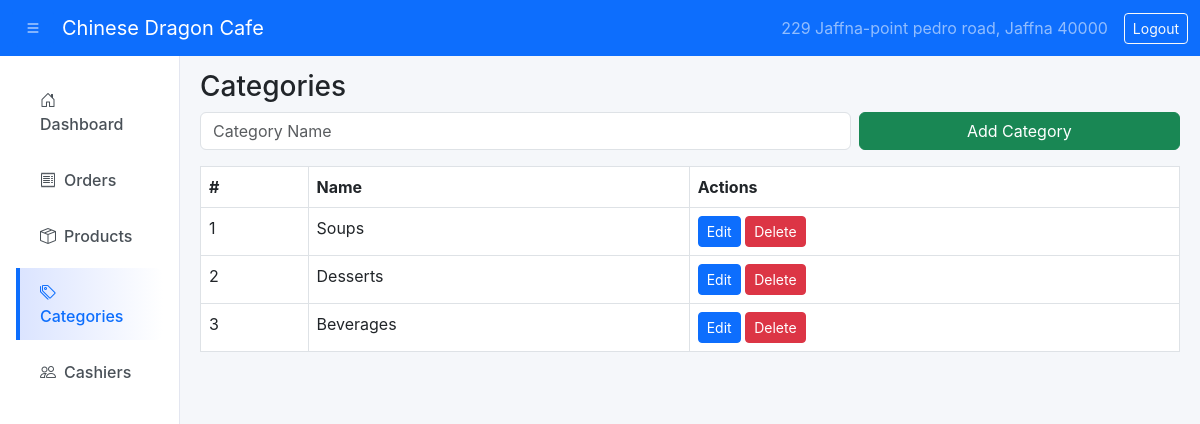
The page /categories.php (signed in) on the database its author committed.
### tables this page shows
CREATE TABLE `restaurants` (
  `id` int(11) NOT NULL,
  `restaurant_code` varchar(20) DEFAULT NULL,
  `request_id` int(11) DEFAULT NULL,
  `restaurant_name` varchar(150) NOT NULL,
  `address` text NOT NULL,
  `phone` varchar(20) NOT NULL,
  `logo` varchar(255) DEFAULT NULL,
  `password` varchar(255) NOT NULL,
  `status` enum('Active','Inactive') DEFAULT 'Active',
  `created_at` timestamp NOT NULL DEFAULT current_timestamp(),
  `expiry_alert_days` int(11) DEFAULT 7,
  `low_stock_alert` int(11) DEFAULT 10
);

CREATE TABLE `categories` (
  `id` int(11) NOT NULL,
  `restaurant_id` int(11) NOT NULL,
  `name` varchar(100) NOT NULL,
  `created_at` timestamp NOT NULL DEFAULT current_timestamp()
);

### categories.php (the view, shortened to what this page needs)
<?php
include "config.php";
$restaurant_id = $_SESSION['restaurant_id'];
$categories = $conn->query("SELECT * FROM categories WHERE restaurant_id=$restaurant_id ORDER BY id DESC");
$stmt = $conn->prepare("SELECT restaurant_name, address FROM restaurants WHERE id=?");
$stmt->bind_param("i", $restaurant_id);
$stmt->execute();
$restaurant = $stmt->get_result()->fetch_assoc();
$restaurantName = $restaurant['restaurant_name'] ?? "My Restaurant";
$restaurantAddress = $restaurant['address'] ?? "";
?>
<!DOCTYPE html>
<html lang="en">
<head>
<link href="https://cdn.jsdelivr.net/npm/bootstrap@5.3.0/dist/css/bootstrap.min.css" rel="stylesheet">
<link href="https://cdn.jsdelivr.net/npm/bootstrap-icons@1.10.5/font/bootstrap-icons.css" rel="stylesheet">
</head>
<body>
<nav class="navbar navbar-expand-lg navbar-dark bg-primary">
  <div class="container-fluid">
    <button class="btn btn-primary me-2" id="sidebarToggle"><i class="bi bi-list"></i></button>
    <a class="navbar-brand"><?=htmlspecialchars($restaurantName)?></a>
    <div class="ms-auto d-flex align-items-center">
      <span class="navbar-text me-3"><?=htmlspecialchars($restaurantAddress)?></span>
      <a href="logout_restaurant.php" class="btn btn-outline-light btn-sm">Logout</a>
    </div>
  </div>
</nav>
<div class="sidebar" id="sidebar">
    <ul class="nav flex-column">
        <li class="nav-item"><a href="restaurant_dashboard.php"><i class="bi bi-house-door me-2"></i>Dashboard</a></li>
        <li class="nav-item"><a href="orders.php"><i class="bi bi-receipt me-2"></i>Orders</a></li>
        <li class="nav-item"><a href="products.php"><i class="bi bi-box-seam me-2"></i>Products</a></li>
        <li class="nav-item"><a href="categories.php" class="active"><i class="bi bi-tags me-2"></i>Categories</a></li>
        <li class="nav-item"><a href="cashiers.php"><i class="bi bi-people me-2"></i>Cashiers</a></li>
    </ul>
</div>
<div class="main-content" id="mainContent">
    <h3>Categories</h3>
    <form method="POST" class="row g-2 mb-3">
        <div class="col-md-8">
            <input type="text" name="name" class="form-control" placeholder="Category Name" required>
        </div>
        <div class="col-md-4">
            <button type="submit" name="add_category" class="btn btn-success w-100">Add Category</button>
        </div>
    </form>
    <table class="table table-bordered">
    <thead>
        <tr>
            <th>#</th>
            <th>Name</th>
            <th>Actions</th>
        </tr>
    </thead>
    <tbody>
    <?php if($categories && $categories->num_rows > 0):
        $i=1;
        while($c = $categories->fetch_assoc()): ?>
    <tr>
        <td><?=$i++?></td>
        <td><?=htmlspecialchars($c['name'])?></td>
        <td>
            <button class="btn btn-sm btn-primary" data-bs-toggle="modal" data-bs-target="#editCatModal<?=$c['id']?>">Edit</button>
            <a href="?delete=<?=$c['id']?>" class="btn btn-sm btn-danger" onclick="return confirm('Delete this category?')">Delete</a>
        </td>
    </tr>
    <?php endwhile; else: ?>
    <tr><td colspan="3" class="text-center">No categories yet.</td></tr>
    <?php endif; ?>
    </tbody>
    </table>
</div>
</body>
</html>

### categories.php (style rules this page uses)
body { overflow-x: hidden; background:#f5f7fa; font-family:'Inter',sans-serif; }
.sidebar { width: 180px; position: fixed; top: 56px; left: 0; height: 100%; background: #ffffff; border-right: 1px solid #e3e6f0; padding: 1rem; overflow-y: auto; transition: all 0.3s; }
.sidebar ul.nav li a { color:#495057; text-decoration:none; display:block; padding:12px 20px; border-left:4px solid transparent; border-radius:0 8px 8px 0; margin:4px 0; font-weight:500; transition: all 0.2s; }
.sidebar ul.nav li a:hover, .sidebar ul.nav li a.active { background: linear-gradient(90deg,#dbe4ff,#ffffff); border-left:4px solid #0d6efd; color:#0d6efd; }
.main-content { margin-left: 180px; padding: 20px; padding-top: 70px; transition: margin-left 0.3s; }
.navbar { position: fixed; top: 0; width: 100%; z-index: 1000; }

### rows shown on the page
restaurants: restaurant_name "Chinese Dragon Cafe", address "229 Jaffna-point pedro road, Jaffna 40000"
categories: name "Soups"
categories: name "Desserts"
categories: name "Beverages"
